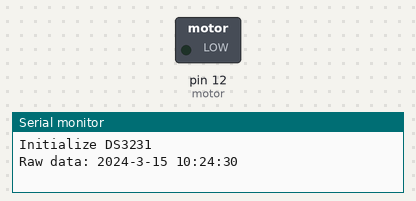
Recording of a sketch running on a simulated Arduino Uno, built with avr-gcc and run on an emulated ATmega328P. Shown: switched loads named in the sketch (green lamp = pin HIGH), the last lines printed to the serial monitor. The local clock reads 2024-03-15 10:24:30 at power-on unless the sketch sets it.

Above: at 0.1 s.
At 1.1 s:
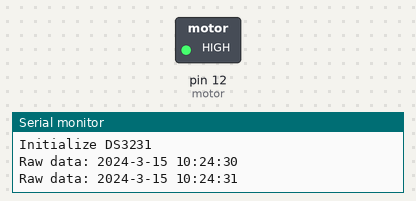
Timing chart, 0 to 2.6 s (numbered marks = the images above):
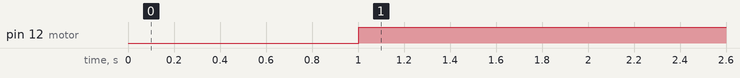

Measured:
- by itself, pin 12 (motor): LOW → HIGH at 1.0 s

The sketch:

Automatic_watering_RTC.ino
```cpp
//https://github.com/jarzebski/Arduino-DS3231
#include <Wire.h>
#include <DS3231.h>

DS3231 clock;
RTCDateTime dt;

int motor = 12;
void setup()
{
  Serial.begin(9600);

  // Initialize DS3231
  Serial.println("Initialize DS3231");;
  clock.begin();
pinMode(motor,OUTPUT);
  // Set sketch compiling time
//  clock.setDateTime(__DATE__, __TIME__);
}

void loop()
{
  dt = clock.getDateTime();

  // For leading zero look to DS3231_dateformat example

  Serial.print("Raw data: ");
  Serial.print(dt.year);   Serial.print("-");
  Serial.print(dt.month);  Serial.print("-");
  Serial.print(dt.day);    Serial.print(" ");
  Serial.print(dt.hour);   Serial.print(":");
  Serial.print(dt.minute); Serial.print(":");
  Serial.print(dt.second); Serial.println("");

  delay(1000);

  if (dt.hour == 5 && dt.minute == 0 && dt.second == 0)// 05.00
  {
    digitalWrite(motor,LOW);
    Serial.print("Morning watering");
    delay(30000);
  }
    if (dt.hour == 12 && dt.minute == 30 && dt.second == 0)//12.30
  {
    digitalWrite(motor,LOW);
    Serial.print("Afternoon watering");
    delay(30000);
  }
      if (dt.hour == 17 && dt.minute == 30 && dt.second == 0)//17.30
  {
    digitalWrite(motor,LOW);
    Serial.print("Evening watering");
    delay(30000);
  }
  else
  {
    digitalWrite(motor,HIGH);
  }
}
```
